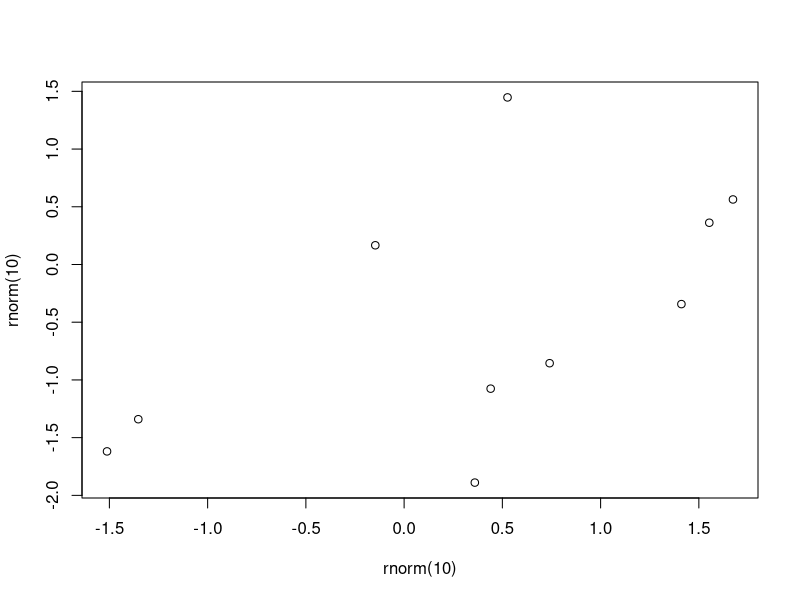

Write the R code that produced this figure.
## ---- chunk 1
plot(rnorm(10), rnorm(10))
## ---- chunk 2
x <- tibble::tribble(~`Title 1`, ~`Title 2`, ~`Title 3`,
"entry 1", "data", "data",
"entry 2", "data", "data"
)

knitr::kable(x, caption = "This is a table caption. Tables should be placed in the main text near to the first time they are cited.\\label{tab:mytable}")
